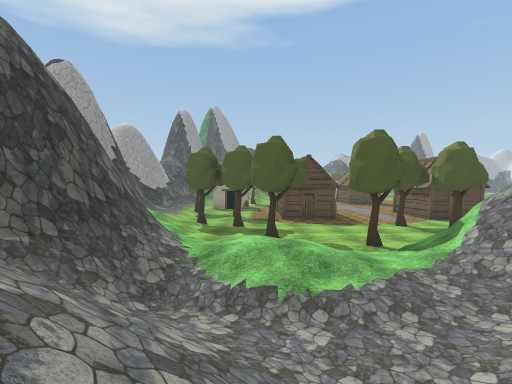
View 1 (above)

24 first-person views from a walk through a 3-D level made in the Unity game engine. The camera is 1.3 m above the floor, tilts 2° down and sees 85° across. The floor is counted in squares, 2 m on a side. Each view is taken from the middle of a square. On the plan, view 1 faces up. The plan holds only what a view shows up to about 9 squares ahead; the rest is blank. The place goes on beyond the plan. The player character is not drawn. Some animated figures are left out. Some surface patterns are stand-ins.

View 2
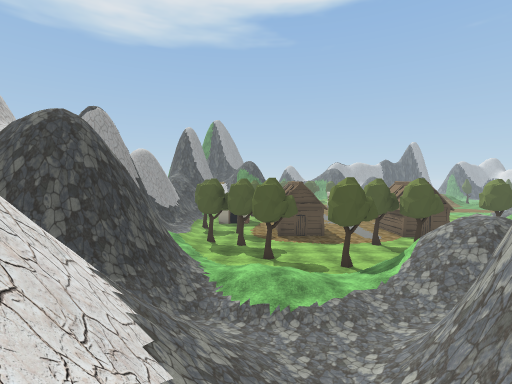

View 3
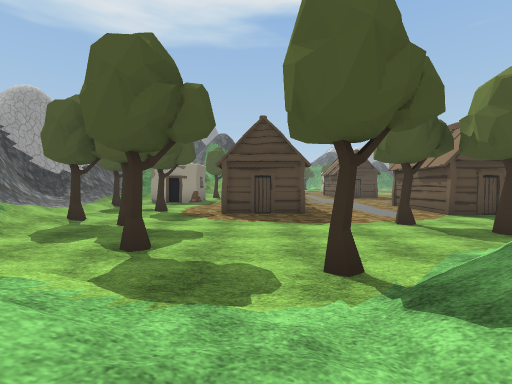

View 4
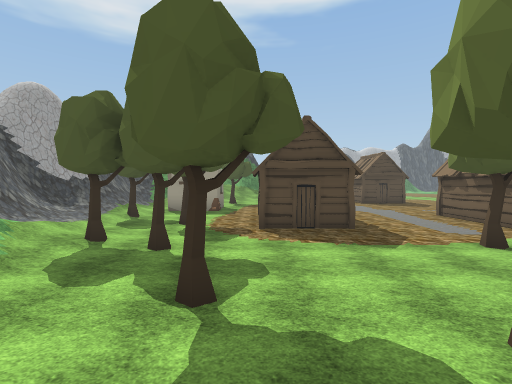

View 5
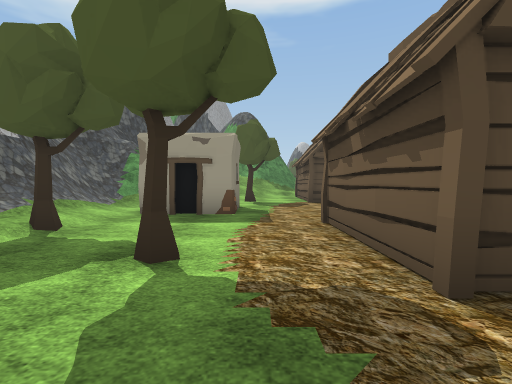

View 6
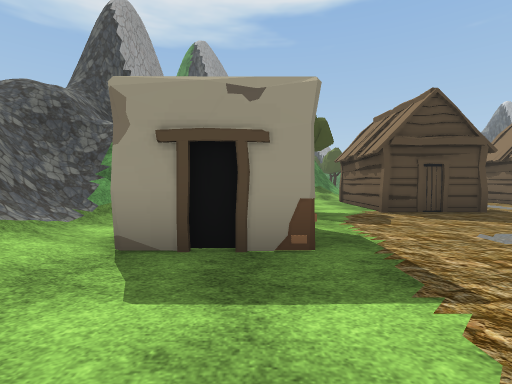

View 7
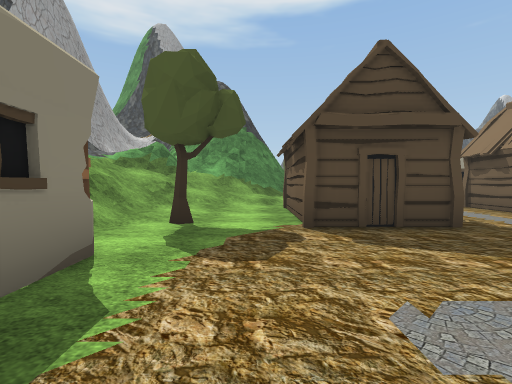

View 8
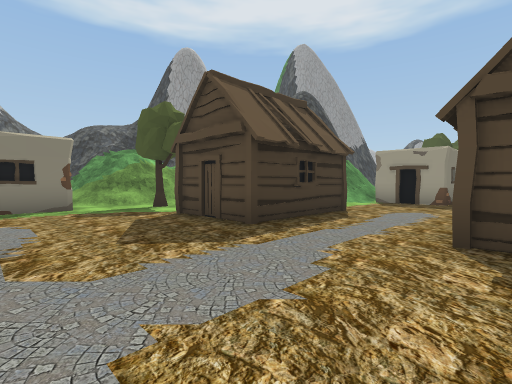

View 9
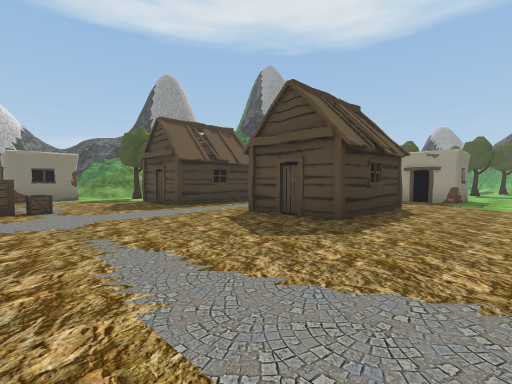

View 10
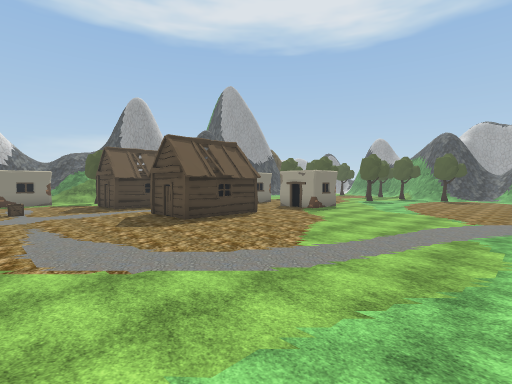

View 11
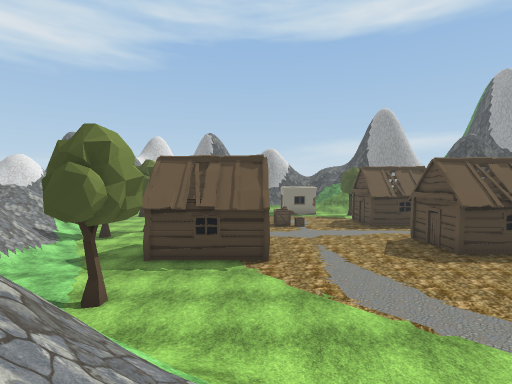

View 12
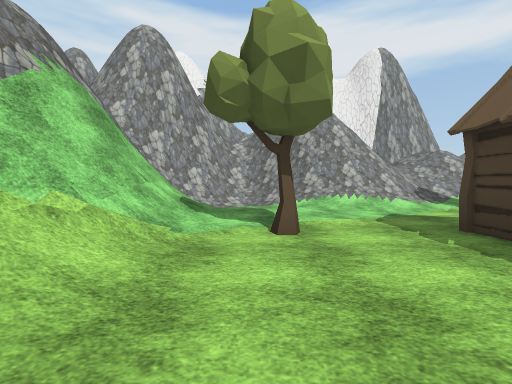

View 13
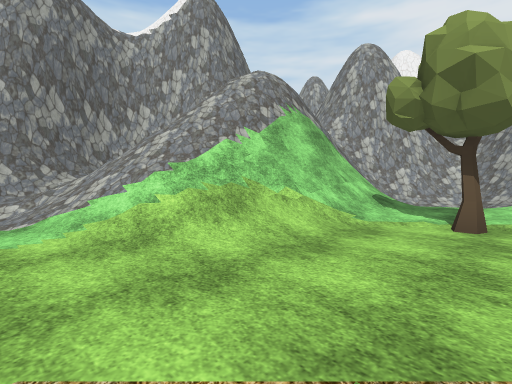

View 14
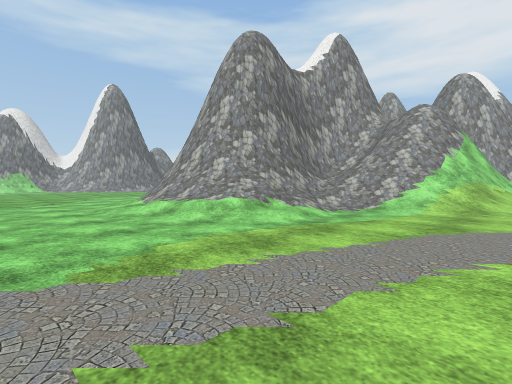

View 15
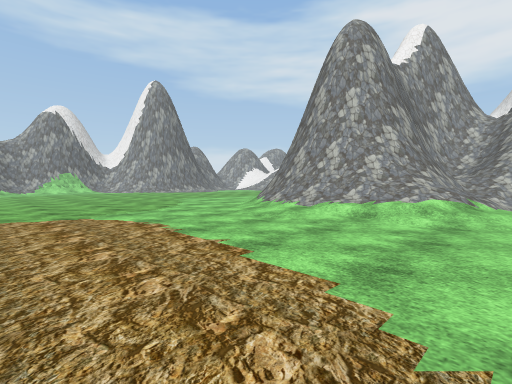

View 16
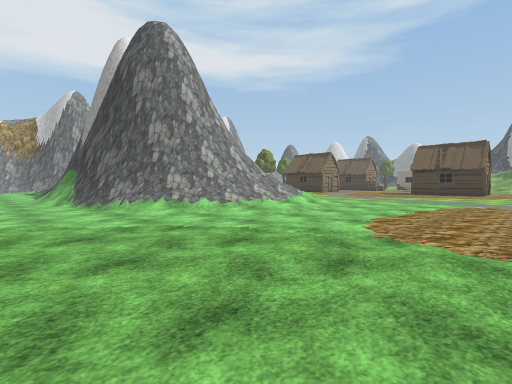

View 17
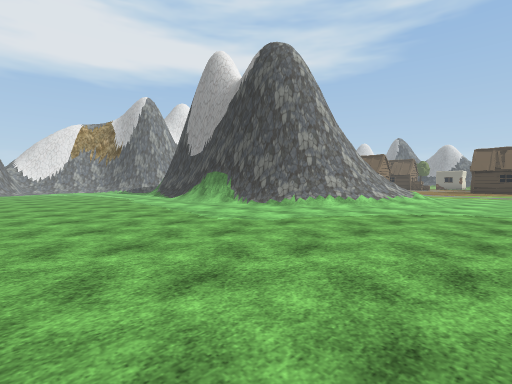

View 18
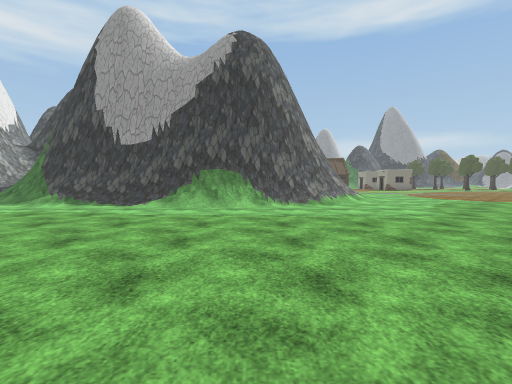

View 19
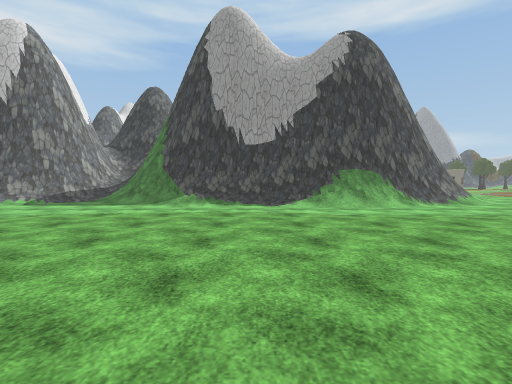

View 20
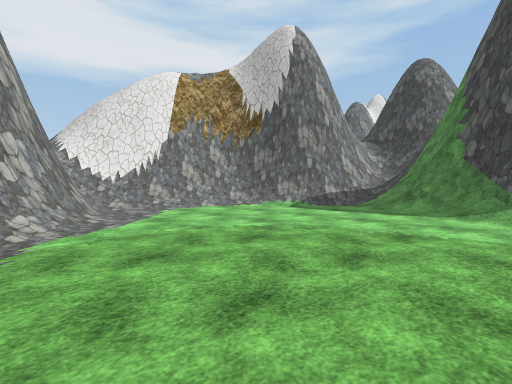

View 21
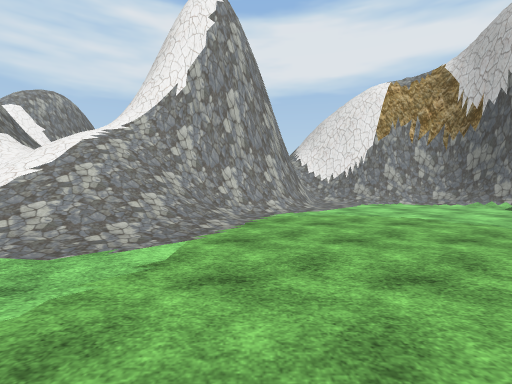

View 22
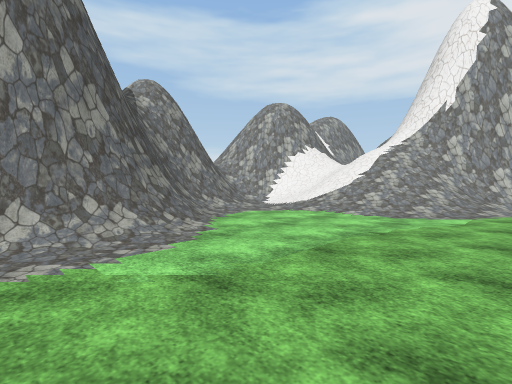

View 23
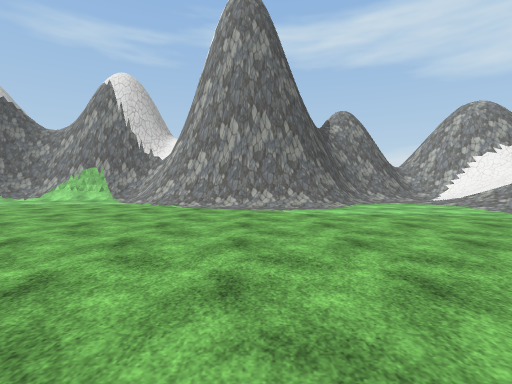

View 24
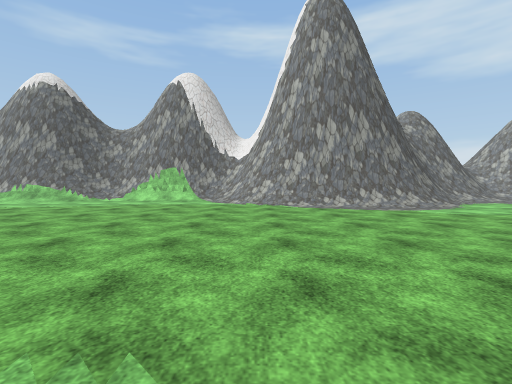

### Floor plan
Key: @ floor where view 1 was taken; # wall or solid block; x gap in a wall; . main floor; : floor 0.25 m higher than the main floor; / step, stairs or slope; = window, fence, low wall or low ledge; v drop or lower ground; T tree; H hut; C crate; O other object.
Columns run from 6 left of view 1 to 34 right of it. Each row starts with its distance up from view 1.
 25          /#O   O.  ....
 24   #=#=##/:...  .................       ./
 23   #===///....  ...................   ....
 22 ##  ////HHH..HH..........................
 21 =#  ///:H H..H ..........................
 20  =/ //T.H H..H .........://..............
 19  #=x=/..HHH............/////.............
 18  #=//.................///###/.........../
 17  ##. #................//#####/........./#
 16  ##/O#....C...........//##  ##.........##
 15  #//....  C.........////##   #.........##
 14 ##/T...HH ...HHH.../////##   #/........#
 13 #///...H.H...H H.../==//##   #/........#
 12 ##//.T.HHH...H H.../#v/=##  ##.........##
 11  ##/:............/T/#v/ #   #/........./#
 10    /TT.....T....:///#v  #   #/...........
  9    //.......T..//// #       #/........::.
  8    //.T......///////##/    ##/.......////
  7     //...T////=########  ###/......./////
  6     #//////=// ##        #///......./////
  5     #////////            ###/....../##/
  4    ##////////              ##/..../####
  3   ###//////                 ##/...##
  2     ///./#                   ###//#
  1      ///##                     ##/
  0     ##@ #                       ##
 -1      #
 -2       /

Where each view was taken, in squares from view 1:
view 1: 0 up, 0 right, facing up
view 2: 2 down, 0 right, facing up
view 3: 4 up, 2 right, facing up
view 4: 5 up, 1 right, facing up
view 5: 10 up, 0 right, facing up
view 6: 13 up, 1 left, facing up
view 7: 15 up, 1 right, facing up
view 8: 16 up, 7 right, facing up-left
view 9: 15 up, 11 right, facing up-left
view 10: 15 up, 16 right, facing up-left
view 11: 14 up, 16 right, facing left
view 12: 15 up, 12 right, facing down
view 13: 16 up, 11 right, facing down-right
view 14: 22 up, 13 right, facing down-right
view 15: 24 up, 16 right, facing down-right
view 16: 24 up, 25 right, facing down-left
view 17: 22 up, 29 right, facing down-left
view 18: 15 up, 31 right, facing left
view 19: 11 up, 31 right, facing left
view 20: 9 up, 29 right, facing down-left
view 21: 11 up, 29 right, facing down
view 22: 14 up, 29 right, facing down-right
view 23: 14 up, 25 right, facing right
view 24: 17 up, 25 right, facing right
